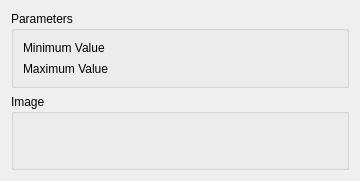
<?xml version="1.0" encoding="UTF-8"?>
<ui version="4.0">
 <class>SeismicLabGui::DlgUniformRandomPhases</class>
 <widget class="QWidget" name="SeismicLabGui::DlgUniformRandomPhases">
  <property name="geometry">
   <rect>
    <x>0</x>
    <y>0</y>
    <width>360</width>
    <height>181</height>
   </rect>
  </property>
  <property name="windowTitle">
   <string>Feature Parameters</string>
  </property>
  <property name="sizeGripEnabled" stdset="0">
   <bool>true</bool>
  </property>
  <layout class="QGridLayout" name="gridLayout">
   <item row="1" column="0">
    <widget class="QGroupBox" name="GroupBox5_5">
     <property name="title">
      <string>Image</string>
     </property>
     <layout class="QGridLayout" name="_6">
      <property name="leftMargin">
       <number>9</number>
      </property>
      <property name="topMargin">
       <number>9</number>
      </property>
      <property name="rightMargin">
       <number>9</number>
      </property>
      <property name="bottomMargin">
       <number>9</number>
      </property>
      <property name="spacing">
       <number>6</number>
      </property>
      <item row="1" column="0">
       <layout class="QHBoxLayout" name="horizontalLayout_9" stretch="0">
        <item>
         <widget class="QLabel" name="label_Image">
          <property name="text">
           <string/>
          </property>
         </widget>
        </item>
       </layout>
      </item>
     </layout>
    </widget>
   </item>
   <item row="0" column="0">
    <widget class="QGroupBox" name="GroupBox5_3">
     <property name="title">
      <string>Parameters</string>
     </property>
     <layout class="QGridLayout" name="_3">
      <property name="leftMargin">
       <number>9</number>
      </property>
      <property name="topMargin">
       <number>9</number>
      </property>
      <property name="rightMargin">
       <number>9</number>
      </property>
      <property name="bottomMargin">
       <number>9</number>
      </property>
      <property name="spacing">
       <number>6</number>
      </property>
      <item row="2" column="0">
       <layout class="QHBoxLayout" name="horizontalLayout_6" stretch="0,0">
        <item>
         <widget class="QLabel" name="label_6">
          <property name="text">
           <string>Minimum Value</string>
          </property>
         </widget>
        </item>
        <item>
         <widget class="Gui::QuantitySpinBox" name="doubleSpinBox_MinValue" native="true">
          <property name="keyboardTracking" stdset="0">
           <bool>false</bool>
          </property>
         </widget>
        </item>
       </layout>
      </item>
      <item row="3" column="0">
       <layout class="QHBoxLayout" name="horizontalLayout" stretch="0,0">
        <item>
         <widget class="QLabel" name="label">
          <property name="text">
           <string>Maximum Value</string>
          </property>
         </widget>
        </item>
        <item>
         <widget class="Gui::QuantitySpinBox" name="doubleSpinBox_MaxValue" native="true">
          <property name="keyboardTracking" stdset="0">
           <bool>false</bool>
          </property>
         </widget>
        </item>
       </layout>
      </item>
     </layout>
    </widget>
   </item>
  </layout>
 </widget>
 <customwidgets>
  <customwidget>
   <class>Gui::QuantitySpinBox</class>
   <extends>QWidget</extends>
   <header>Gui/QuantitySpinBox.h</header>
  </customwidget>
 </customwidgets>
 <resources/>
 <connections/>
</ui>
